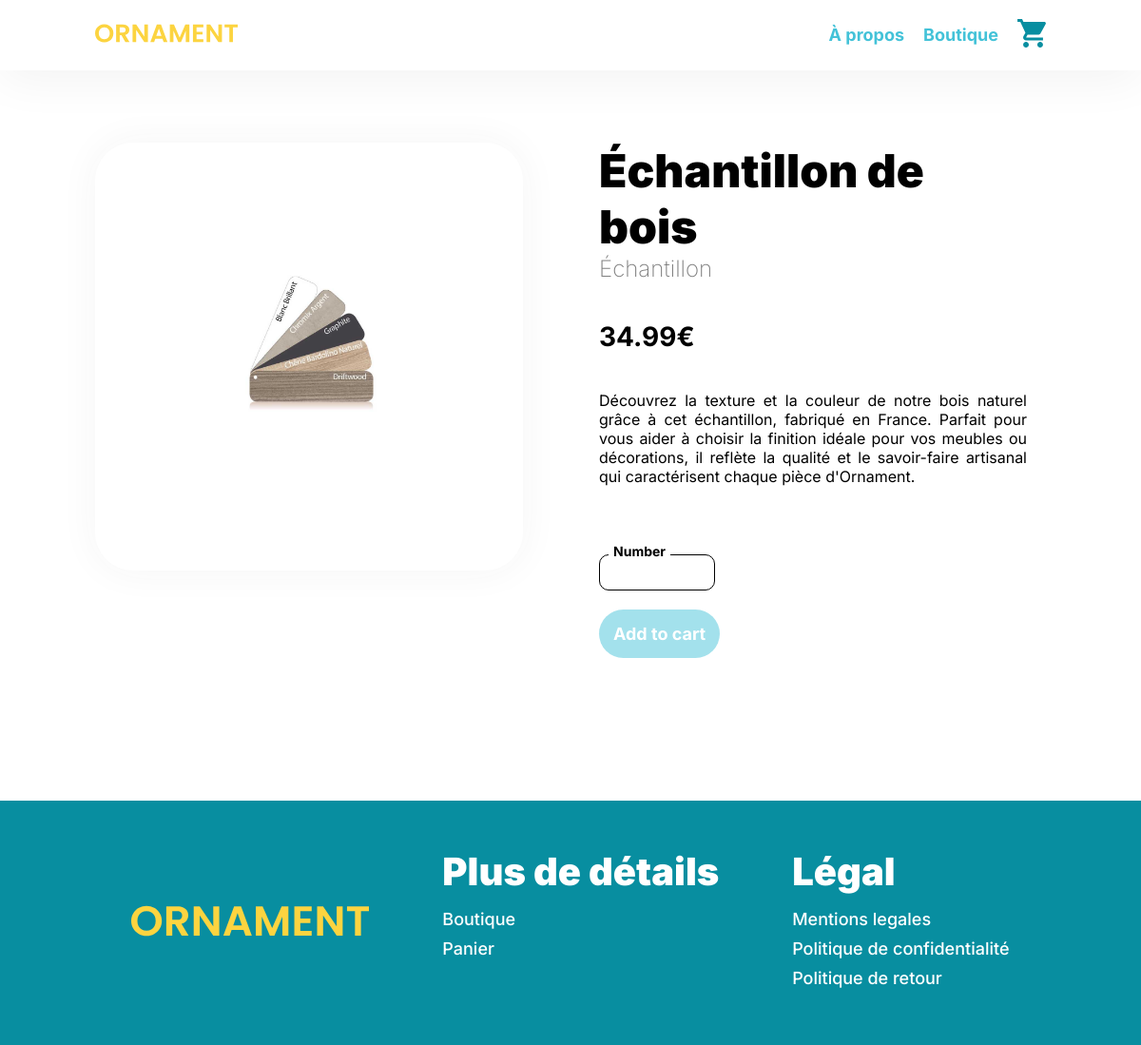
The page /?page=product-details&product_id=2 on the database its author committed.
### tables this page shows
CREATE TABLE `products` (
  `id` int(11) NOT NULL,
  `img_id` int(11) NOT NULL,
  `product_name` varchar(50) NOT NULL,
  `description` text NOT NULL,
  `price` float NOT NULL,
  `category_id` int(11) NOT NULL
);

CREATE TABLE `img` (
  `id` int(11) NOT NULL,
  `img_url` varchar(255) NOT NULL
);

CREATE TABLE `categories` (
  `id` int(11) NOT NULL,
  `category_name` varchar(50) NOT NULL
);

### src/controllers/db.php (called while the page is built, shortened)
<?php
class DatabaseClass {
    public static $statement = null;
    public static function query($database,$query,$params){
        self::$statement = $database -> prepare($query);
        self::$statement->execute($params);
    }
}

### src/controllers/products.php (called while the page is built, shortened)
<?php
include_once("./src/controllers/db.php");
class ProductsController{
    public static function getProduct($database,$productId){
        DatabaseClass::query($database,"SELECT products.*, img.img_url, categories.category_name FROM products LEFT JOIN img ON img.id = products.img_id LEFT JOIN categories ON categories.id = products.category_id WHERE products.id = :id",["id" => $productId]);
        self::$data = DatabaseClass::$statement->fetchAll();
    }
}

### src/models/pages/product-details.php (called while the page is built, shortened)
<?php
require_once("./src/controllers/products.php");
class ProductDetailsModel{
    private static $product_id;
    public static function productDetails($database){
            self::$product_id = htmlspecialchars($_GET["product_id"]);
            ProductsController::getProduct($database,self::$product_id);
    }
}

### src/views/pages/product-details.php (the view, shortened to what this page needs)
<section id="product-details">
    <div class="left">
        <img src="<?= $product["img_url"] ?>" alt="" class="img-slider">
    </div>
    <div class="right">
        <div>
            <h1><?= $product["product_name"] ?></h1>
            <span class="product-type"><?= $product["category_name"] ?></span>
        </div>
        <p class="price"><?= $product["price"] ?>€</p>
        <p class="desc"><?= $product["description"] ?></p>
        <form action="./?page=cart" method="post">
            <div class="how-many-products">
                <label for="how-many" >Number</label>
                <input type="number" id="how-many" name="how-many" min=0>
            </div>
            <input type="submit" class="btn" value="Add to cart" disabled>
        </form>
    </div>
</section>

### public/assets/css/style.css (style rules this page uses)
:root { --resp-space:100px; --blue-green:#43C2D8; --dark-blue-green:#339aac; --black:#0D0D0D; --yellow:#FCDD69; }
p { text-align: justify; }
* { scroll-behavior:smooth; }
*::first-letter { text-transform: uppercase; }
* { padding:0; margin:0; }
h1, h2, h3, h4, h5, h6, a, p, span, strong, em, li, ul, ol, blockquote, pre, code, input, label, textarea, button, th, td, caption { font-family:'Inter'; }
h1,h2,h3,h4,h5,h6 { font-weight:900; }
h1 { font-size:48px; }
a,label { font-size:18px; }
p { font-size:16px; }
section { padding-inline:var(--resp-space); }
label { font-weight:bold; margin-bottom:5px; background-color:white !important; position:relative; top:15px; left:10px; font-size:14px; padding:5px !important; width:fit-content; }
input[type="number"], input[type="password"], input[type="text"], input[type="email"], input[type="url"], input[type="search"], input[type="range"], select, textarea { padding:10px; border-radius:10px; border:solid 1px black; }
input[type="number"] { width:100px; }
.btn { background-color:var(--blue-green); color:white; padding:15px; border-radius:100px; display:inline-block; border:none; font-size:18px; font-weight:700; transition:all 0.3s; transform:scale(1); box-shadow:none; }
.btn[disabled] { background-color:#43c2d87c; }
#product-details { padding-block:150px; display:flex; gap:80px; }
#product-details img { width:100%; border-radius:40px !important; }
#product-details .left, #product-details .right { width:45%; }
#product-details .left { display:flex; flex-direction:column; align-items:center; gap:20px; }
.img-slider { box-shadow:0 0 40px rgba(50,50,50,0.05); }
#product-details .right { display:flex; flex-direction:column; gap:40px; align-items:start; }
#product-details .right .price { font-size:28px; font-weight:700; }
#product-details .right span { color:grey; font-weight:200; font-size:24px; }
#product-details .right .how-many-products * { display:block; }
#product-details .right .how-many-products { margin-bottom:20px; }

### rows shown on the page
products: img.img_url (picture), product_name "échantillon de bois", category.category_name "Échantillon", price "34.99", description "Découvrez la texture et la couleur de notre bois naturel grâce à cet échantillon, fabriqué en France. Parfait pour vous aider à choisir la finition idéale pour vos meubles ou décorations, il reflète la qualité et le savoir-faire artisanal qui caractérisent chaque pièce d'Ornament."
